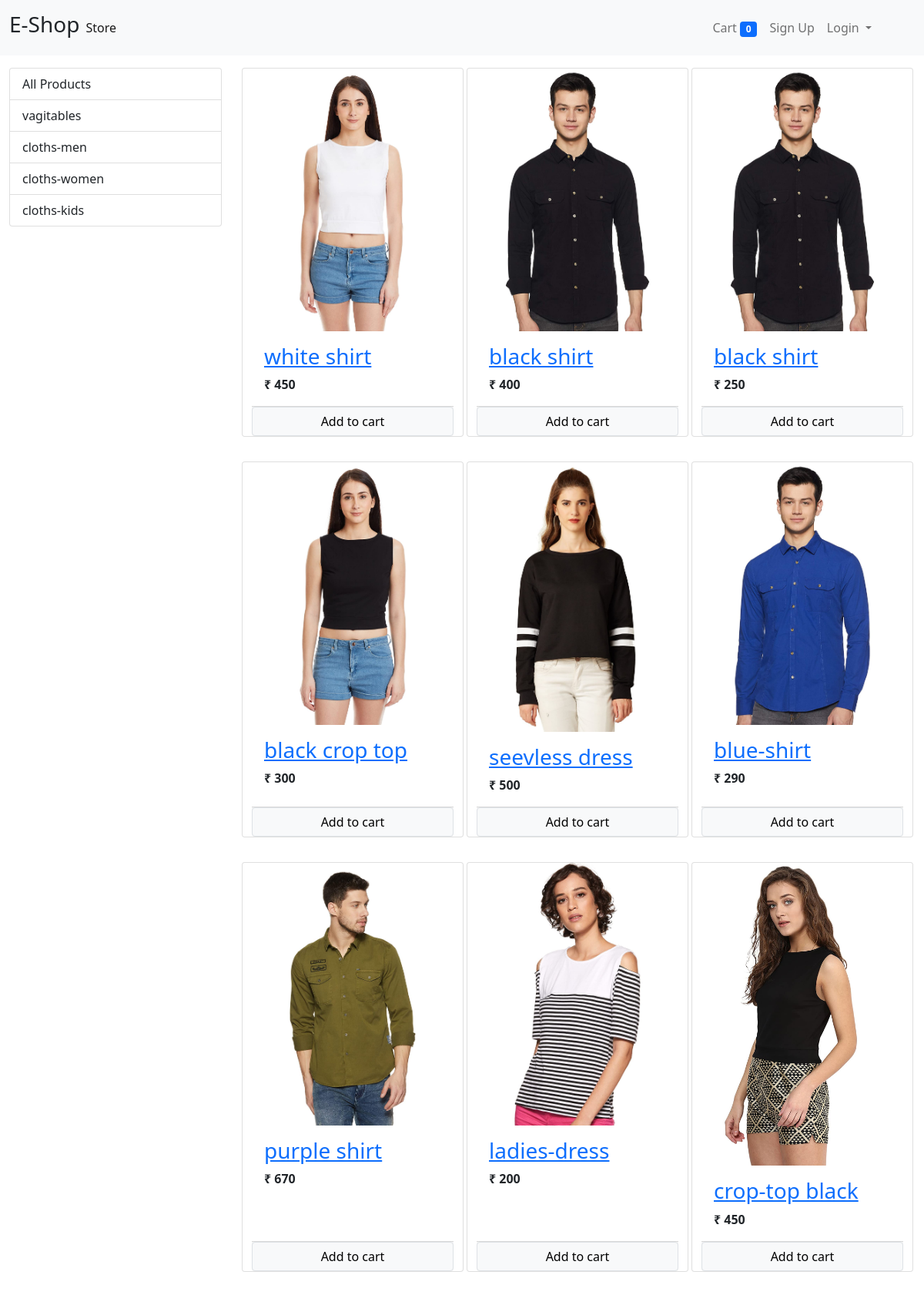
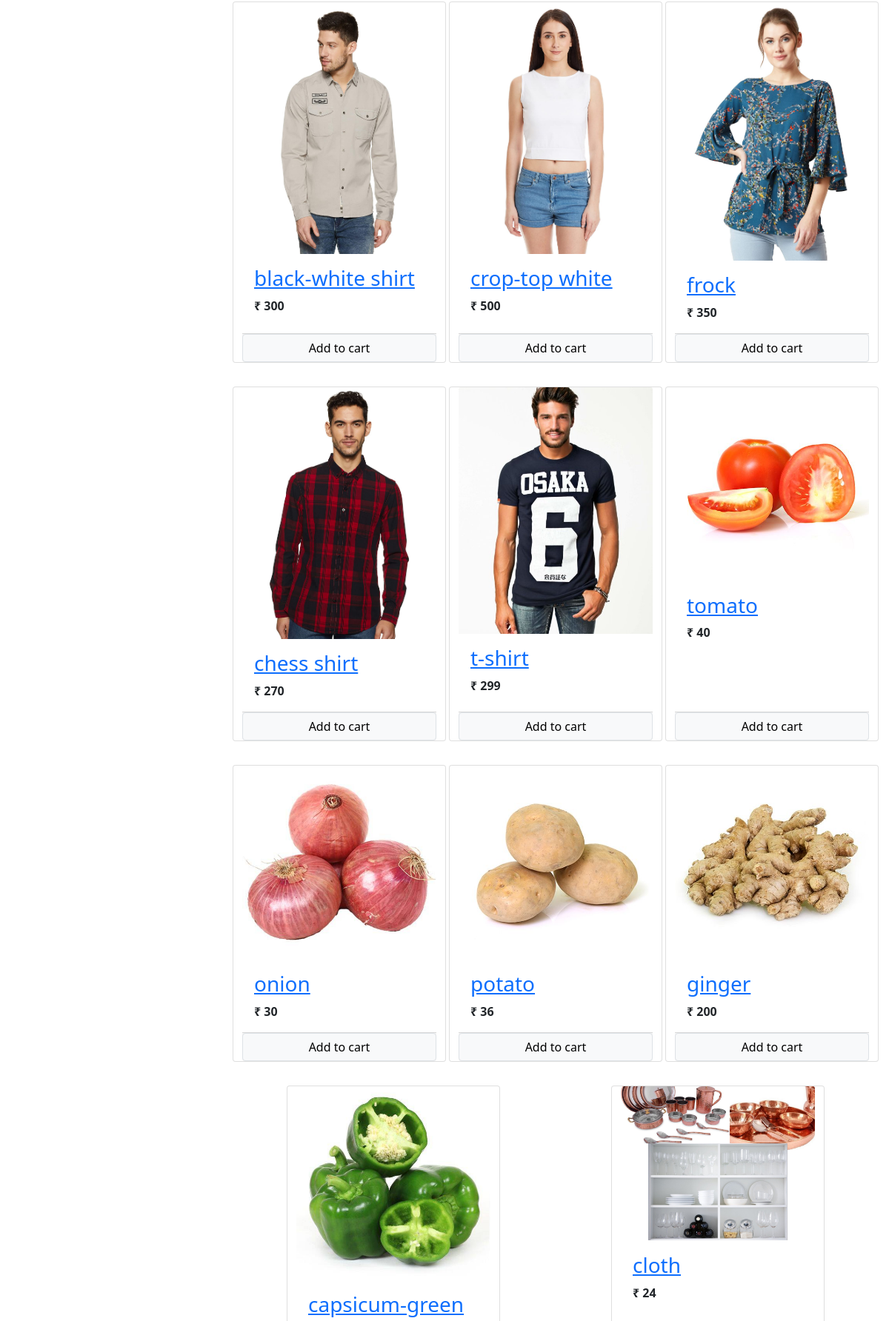
The page / (upper part) on the database its author committed (2 pictures, top to bottom).
### store/models/category.py (models this page shows, shortened)
class Category(models.Model):
    category=models.CharField(max_length=20)
    @staticmethod
    def get_all_categories():
        return Category.objects.all()

### store/models/product.py (models this page shows, shortened)
class Product(models.Model):
    name=models.CharField(max_length=50)
    price=models.IntegerField(default=0)
    category=models.ForeignKey(Category, on_delete=models.CASCADE, default=1)
    description=models.CharField(max_length=200,default='',null=True,blank=True)
    image=models.ImageField(upload_to='uploads/products/')
    @staticmethod
    def get_all_products():
        return Product.objects.all()
    @property
    def get_image_url(self):
         if self.image and hasattr(self.image, 'url'):
             return self.image.url
         else:
             return "/uploads/products/user.jpg"

### store/views/home.py (the view, shortened to what this page needs)
# urls.py: path('',Index.as_view(),name='homepage'),
class Index(View):
     def get(self,request):
        cart = request.session.get('cart')
        if not cart:
            request.session['cart'] = {}
        products=None
        categories=Category.get_all_categories()
        categoryID=request.GET.get('category')
        if categoryID:
            products=Product.get_all_products_by_categoryid(categoryID)
        else:
            products=Product.get_all_products()
        data={}
        data['products']=products
        data['categories']=categories
        return render(request,'index.html',data)

### store/templatetags/cart.py (called while the page is built)
@register.filter(name='is_in_cart')
def is_in_cart(product,cart):
    keys=cart.keys()
    for id in keys:
        if int(id) == product.id:
            return True
    return False

### store/templatetags/custom_filter.py (called while the page is built)
@register.filter(name='currency')
def currency(number):
    return "₹ "+str(number)

### store/templates/index.html (shortened to what this page needs)
{% extends 'base.html' %}
{% block content %}
{% load cart %}
{% load custom_filter %}
<div class="container-fluid">
    <div class="row">
        <div class="col-lg-3 mx-auto mt-3">
            <div class="list-group">
                <a href="/" class="list-group-item d-flex justify-content-between align-items-center">
                    All Products
                </a>
                {% for category in categories %}
                <a href="/?category={{category.id}}"
                    class="list-group-item d-flex justify-content-between align-items-center">
                    {{category.category}}
                </a>
                {% endfor %}
            </div>
        </div>
        <div id="products" class="col-lg-9 mx-auto">
            <div class="row mx-auto">
                {% for product in products %}
                <div class="card mx-auto mb-3 mt-3" id={{product.id}} style="width: 18rem;">
                    <a href="/productdata/{{product.id}}"><img src="{{product.get_image_url}}" alt="...." class="card-img-top" ></a>
                    <div class="card-body">
                        <a href="/productdata/{{product.id}}"><h3 class="card-title">{{product.name}}</h3></a>
                        <p class="card-text"><b>{{product.price|currency}}</b></p>
                    </div>
                     <div class="card-footer p-0 no-gutters">
                        {% if product|is_in_cart:request.session.cart %}
                        <div class="row no-gutters">
                            <form action="/#{{product.id}}" method="post" class="col-2">
                                {% csrf_token %}
                                <input hidden type="text" name="product" value="{{product.id}}">
                                <input hidden type="text" name="remove" value="True">
                                <input type="submit" value=" - " class="btn btn-block btn-secondary">
                            </form>
                            <div class="text-center col">{{product|cart_count:request.session.cart}} in cart</div>
                            <form action="/#{{product.id}}" method="post" class="col-2">
                                {% csrf_token %}
                                <input hidden type="text" name="product" value="{{product.id}}">
                                <input type="submit" value=" + " class="btn btn-block btn-secondary">
                            </form>
                        </div>
                        {% else %}
                        <form action="/#{{product.id}}" method="post" class="btn-block">
                            <input type="submit" class="btn btn-light border form-control" value="Add to cart">
                        </form>
                        {% endif %}
                    </div>
                </div>
                {% endfor %}
            </div>
        </div>
    </div>
</div>
{% endblock %}

### rows shown on the page
Category: category "vagitables"
Category: category "cloths-men"
Category: category "cloths-women"
Category: category "cloths-kids"
Product: get_image_url (picture), name "white shirt", price "₹ 450"
Product: get_image_url (picture), name "black shirt", price "₹ 400"
Product: get_image_url (picture), name "black shirt", price "₹ 250"
Product: get_image_url (picture), name "black crop top", price "₹ 300"
Product: get_image_url (picture), name "seevless dress", price "₹ 500"
Product: get_image_url (picture), name "blue-shirt", price "₹ 290"
Product: get_image_url (picture), name "purple shirt", price "₹ 670"
Product: get_image_url (picture), name "ladies-dress", price "₹ 200"
Product: get_image_url (picture), name "crop-top black", price "₹ 450"
Product: get_image_url (picture), name "black-white shirt", price "₹ 300"
Product: get_image_url (picture), name "crop-top white", price "₹ 500"
Product: get_image_url (picture), name "frock", price "₹ 350"
Product: get_image_url (picture), name "chess shirt", price "₹ 270"
Product: get_image_url (picture), name "t-shirt", price "₹ 299"
Product: get_image_url (picture), name "tomato", price "₹ 40"
Product: get_image_url (picture), name "onion", price "₹ 30"
Product: get_image_url (picture), name "potato", price "₹ 36"
Product: get_image_url (picture), name "ginger", price "₹ 200"
Product: get_image_url (picture), name "capsicum-green"
Product: get_image_url (picture), name "cloth", price "₹ 24"

### other values the page prints
{{ request.session.cart.keys|length }} "0"
